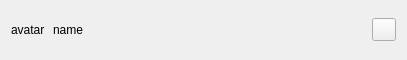
<?xml version="1.0" encoding="UTF-8"?>
<ui version="4.0">
 <class>ProfileWidget</class>
 <widget class="QWidget" name="ProfileWidget">
  <property name="geometry">
   <rect>
    <x>0</x>
    <y>0</y>
    <width>407</width>
    <height>60</height>
   </rect>
  </property>
  <property name="minimumSize">
   <size>
    <width>60</width>
    <height>60</height>
   </size>
  </property>
  <property name="cursor">
   <cursorShape>PointingHandCursor</cursorShape>
  </property>
  <property name="mouseTracking">
   <bool>true</bool>
  </property>
  <property name="windowTitle">
   <string>Form</string>
  </property>
  <layout class="QHBoxLayout" name="horizontalLayout">
   <item>
    <widget class="QLabel" name="avatar">
     <property name="minimumSize">
      <size>
       <width>36</width>
       <height>36</height>
      </size>
     </property>
     <property name="maximumSize">
      <size>
       <width>36</width>
       <height>36</height>
      </size>
     </property>
     <property name="text">
      <string>avatar</string>
     </property>
    </widget>
   </item>
   <item>
    <widget class="QLabel" name="name">
     <property name="text">
      <string>name</string>
     </property>
    </widget>
   </item>
   <item>
    <widget class="QToolButton" name="deleteButton">
     <property name="text">
      <string/>
     </property>
    </widget>
   </item>
  </layout>
 </widget>
 <resources/>
 <connections/>
</ui>
